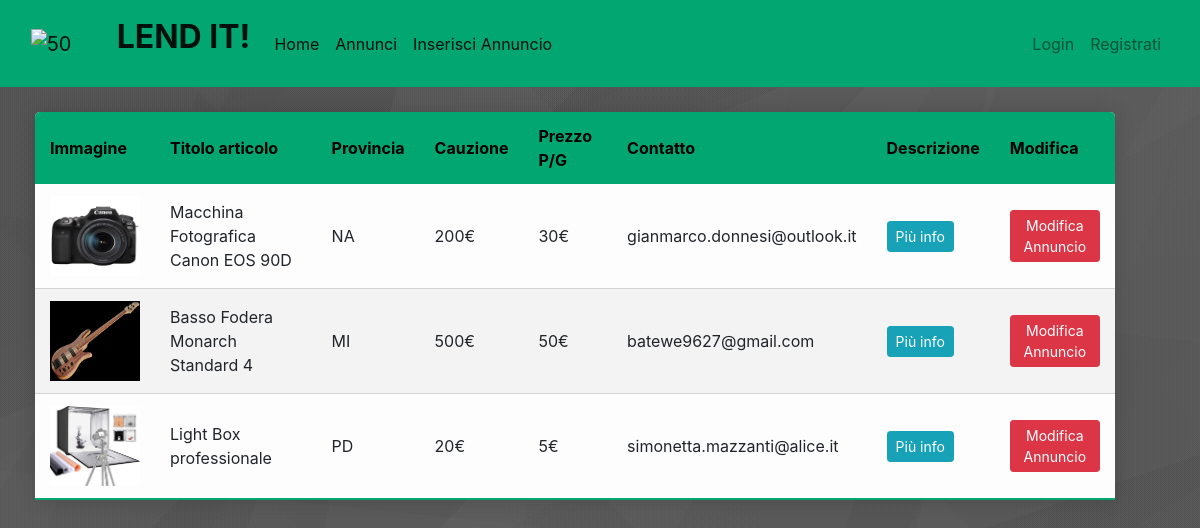
The app's page /annunci with its own data.
### market/models.py (models this page shows, shortened)
class Item(db.Model):
    id = db.Column(db.Integer(), primary_key=True)
    name = db.Column(db.String(length=30), nullable=False, unique=True)
    price = db.Column(db.Integer(), nullable=False)
    cauzione = db.Column(db.Integer(), nullable=False)
    provincia = db.Column(db.String(length=2), nullable=False)
    description = db.Column(db.String(length=2000), nullable=False, unique=True)
    contatto = db.Column(db.String(length=60), nullable=False, unique=True)
    owner = db.Column(db.Integer(), db.ForeignKey('user.id'))
    image1 = db.Column(db.String(150), nullable=False)
    image2 = db.Column(db.String(150), nullable=False)

### market/routes.py (the view)
@app.route('/annunci')
def annunci_page():
    items = Item.query.all()
    return render_template('annunci.html', items=items)

### market/templates/annunci.html (shortened to what this page needs)
{% extends 'base.html' %}
{% block content %}
<div class="container4">
<table class="content-table table-hover table-light">
    <thead>
        <tr>
            <th scope="col">Immagine</th>
            <th scope="col">Titolo articolo</th>
            <th scope="col">Provincia</th>
            <th scope="col">Cauzione</th>
            <th scope="col">Prezzo P/G</th>
             <th scope="col">Contatto</th>
            <th scope="col">Descrizione</th>
            <th scope="col">Modifica</th>
        </tr>
    </thead>
    <tbody>
      {% for item in items %}
          <tr>
                <td><img src="{{ url_for('static', filename='immagini/' + item.image1)}}" width="90" height="80"></td>
                <td>{{ item.name }}</td>
                 <td>{{ item.provincia }}</td>
                 <td>{{ item.cauzione}}€</td>
                 <td>{{ item.price }}€</td>
                 <td>{{ item.contatto}}</td>
              <td><a href="{{ url_for('singolo_prodotto', id=item.id)}}" class="btn btn-info btn-sm">Più info</a></td>
              <td><a href="{{ url_for('updateproduct', id=item.id)}}" class="btn btn-danger btn-sm">Modifica Annuncio</a></td>
          </tr>
      {% endfor %}
    </tbody>
</table>
</div>
{% endblock %}

### market/templates/base.html (shortened to what this page needs)
<!doctype html>
<html lang="en">
   <head>
      <link rel="stylesheet" href="https://cdn.jsdelivr.net/npm/bootstrap@4.5.3/dist/css/bootstrap.min.css">
      <link rel="stylesheet" href="https://cdnjs.cloudflare.com/ajax/libs/animate.css/4.1.1/animate.min.css"/>
   </head>
   <body>
  <nav class="navbar navbar-expand-lg navbar-light " style="background-color: #01A670;">
  <div class="container-fluid">
    <a class="navbar-brand" href="#">
      <img src="{{url_for('static', filename='stretta.png')}}" alt="50" width="80" height="45" class="d-inline-block align-text-top">
     <font  size="6"> <strong>  LEND IT! </strong> </font>
    </a>
    <div class="collapse navbar-collapse" id="navbarSupportedContent">
      <ul class="navbar-nav mr-auto">
           <li class="nav-item active">
          <a class="nav-link active" aria-current="page" href="{{ url_for('home_page') }}">Home</a>
        </li>
        <li class="nav-item active">
          <a class="nav-link active" aria-current="page" href="{{ url_for('annunci_page') }}">Annunci</a>
        </li>
          <li class="nav-item active">
          <a class="nav-link active" aria-current="page" href="{{ url_for('insert_product') }}">Inserisci Annuncio</a>
        </li>
        </ul>
    </div>
          {% if current_user.is_authenticated %}
            <ul class="navbar-nav">
                <li class="nav-item">
                    <a class="nav-link" style="color: lawngreen; font-weight: bold">
                        <i class="fas fa-coins"></i>
                        {{ current_user.prettier_budget }}
                    </a>
                </li>
                <li class="nav-item">
                    <a class="nav-link">Bentornato, {{ current_user.username }}</a>
                </li>
                <li class="nav-item">
                    <a class="nav-link" href="{{ url_for('logout_page')}}">Logout</a>
                </li>
            </ul>
          {% else %}
              <ul class="navbar-nav">
               <li class="nav-item">
                 <a class="nav-link" aria-current="page" href="{{ url_for('login_page')}}">Login</a>
               </li>
               <li class="nav-item">
                 <a class="nav-link" aria-current="page" href="{{ url_for('register_page') }}">Registrati</a>
               </li>
              </ul>
          {% endif %}
          </div>
    </nav>
 {% block content %}{% endblock %}
</html>

### records on screen
Item: image1 (picture), name "Macchina Fotografica Canon EOS 90D", provincia "NA", cauzione "200", price "30", contatto "gianmarco.donnesi@outlook.it"
Item: image1 (picture), name "Basso Fodera Monarch Standard 4", provincia "MI", cauzione "500", price "50", contatto "batewe9627@gmail.com"
Item: image1 (picture), name "Light Box professionale", provincia "PD", cauzione "20", price "5", contatto "simonetta.mazzanti@alice.it"
